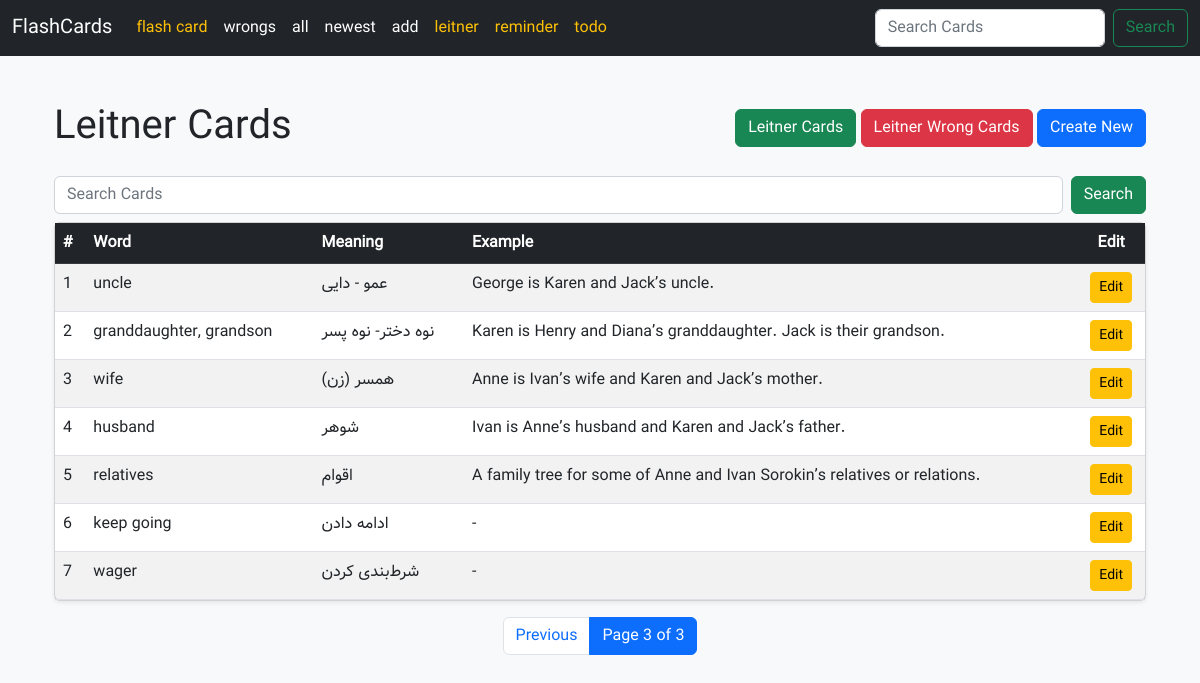
The app's page /flashcard/leitnercards/?page=3&query=, older data.
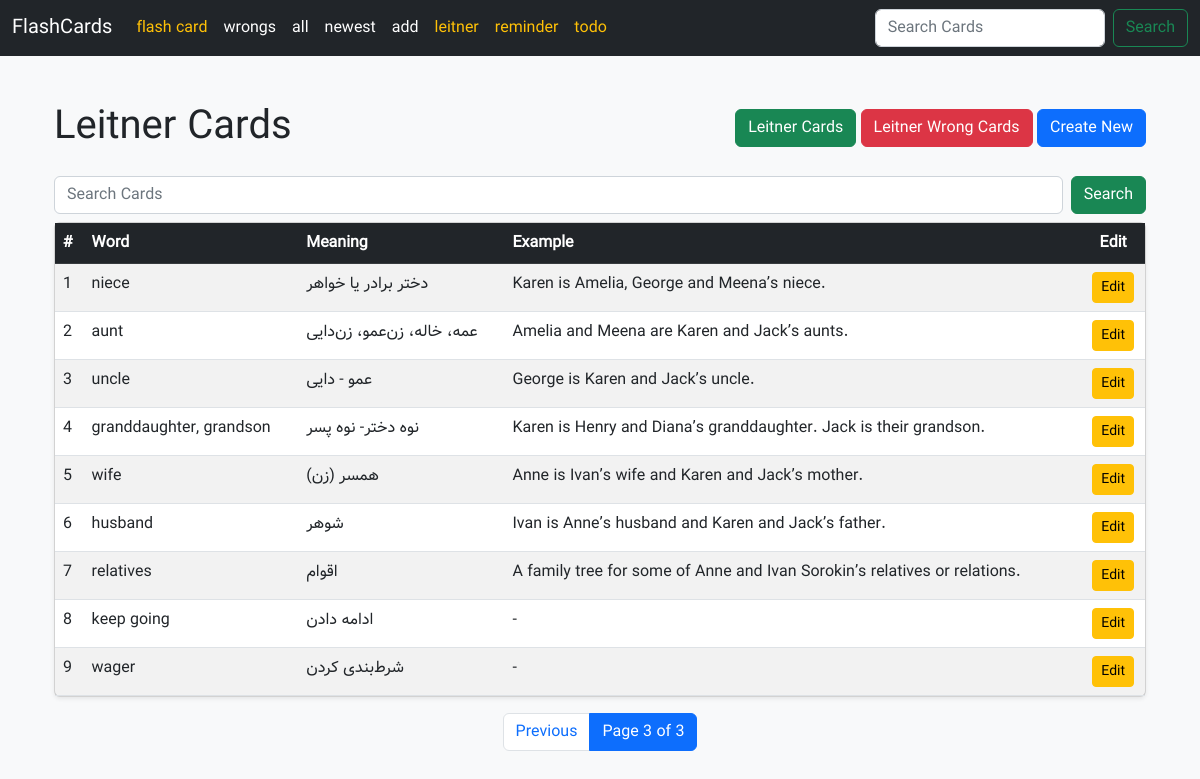
The same page, newer data.
### home/models.py (models this page shows, shortened)
class FlashLeitner(models.Model):
    word = models.CharField(max_length=512)
    meaning = models.CharField(max_length=512)
    example = models.CharField(max_length=1024, null=True, blank=True)
    rate = models.SmallIntegerField(default=0)
    last_reply = models.BooleanField(default=False)
    created_at = models.DateTimeField(auto_now_add=True)
    next_review_date = models.DateField()
    start_day = models.DateField(default=timezone.localdate)

### home/views.py (the view)
# urls.py: path("leitnercards/" ,FlashLeitnerCardsView.as_view(),name="leitner_cards"),
class FlashLeitnerCardsView(View):
    def get(self, request):
        query = request.GET.get(
            "query", ""
        )  # در صورتی که query وجود نداشته باشد، مقدار پیش‌فرض "" خواهد بود
        if query:
            cards = FlashLeitner.objects.filter(
                Q(word__icontains=query)
                | Q(meaning__icontains=query)
                | Q(example__icontains=query)
            )
        else:
            cards = FlashLeitner.objects.all().order_by("-created_at")
        paginator = Paginator(cards, 10)  # 10 items per page
        page_number = request.GET.get("page")
        page_obj = paginator.get_page(page_number)
        return render(request, "home/leitner_cards.html", {"cards": page_obj})

### home/templates/home/leitner_cards.html (shortened to what this page needs)
{% extends 'base.html' %}
{% block content %}
  <div class="container mt-4">
    <div class="d-flex justify-content-between align-items-center mb-4">
      <h1 class="m-0">Leitner Cards</h1>
      <div>
        <a class="btn btn-success" href="{% url 'home:leitner_cards' %}">Leitner Cards</a>
        <a class="btn btn-danger" href="{% url 'home:leitner_wrong_cards' %}">Leitner Wrong Cards</a>
        <a class="btn btn-primary" href="{% url 'home:leitner_card_create' %}">Create New</a>
      </div>
    </div>
    <form class="d-flex ms-auto my-2" action="{% url 'home:leitner_cards' %}" method="get">
      <input class="form-control me-2" type="search" placeholder="Search Cards" aria-label="Search" name="query" value="{{ request.GET.query }}" />
      <button class="btn btn-success" type="submit">Search</button>
    </form>
    {% if cards %}
      <div class="card shadow-sm">
        <div class="card-body p-0">
          <table class="table table-hover table-striped m-0">
            <thead class="table-dark">
              <tr>
                <th>#</th>
                <th>Word</th>
                <th>Meaning</th>
                <th>Example</th>
                <th class="text-center">Edit</th>
              </tr>
            </thead>
            <tbody>
              {% for card in cards %}
                <tr>
                  <td>{{ forloop.counter }}</td>
                  <td>{{ card.word }}</td>
                  <td>{{ card.meaning }}</td>
                  <td>{{ card.example|default:"-" }}</td>
                  <td class="text-center">
                    <a class="btn btn-warning btn-sm" href="{% url 'home:leitner_card_edit' card.id %}">Edit</a>
                  </td>
                </tr>
              {% endfor %}
            </tbody>
          </table>
        </div>
      </div>
    {% else %}
      <div class="alert alert-warning mt-4" role="alert">No cards available.</div>
    {% endif %}
<nav class="mt-3">
    <ul class="pagination justify-content-center mb-0">
      {% if cards.has_previous %}
      <li class="page-item">
        <a
          class="page-link"
          href="?page={{ cards.previous_page_number }}&query={{ request.GET.query }}"
        >
          Previous
        </a>
      </li>
      {% endif %}
      <li class="page-item active">
        <span class="page-link">
          Page {{ cards.number }} of {{ cards.paginator.num_pages }}
        </span>
      </li>
    </ul>
  </nav>
{% endblock %}

Row changes from the older to the newer data that the page shows:
now on this page (row edited): FlashLeitner: word "niece", meaning "دختر برادر یا خواهر", example "Karen is Amelia, George and Meena’s niece."
now on this page (row edited): FlashLeitner: word "aunt", meaning "عمه، خاله، زن‌عمو، زن‌دایی", example "Amelia and Meena are Karen and Jack’s aunts."
